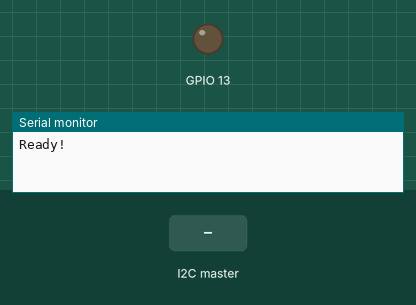
Bench run of a program on a simulated ESP8266 (NodeMCU). On the bench: output pins drawn as LEDs (lit = HIGH), the last lines printed to the serial monitor. Inputs (shaded band) come from the test bench.

Above: at 1.2 s.
1.3 s: the I2C master sends the byte 1
At 2.7 s:
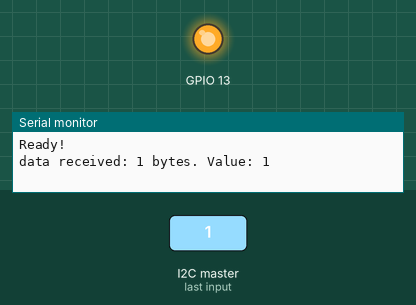
Timing chart, 0 to 4.3 s (numbered marks = the images above; inputs shaded):
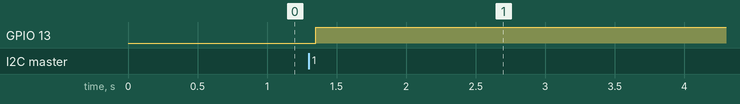

The program:

main.cpp
```cpp
#include <Arduino.h>
#include <Wire.h>
// Define SENSOR_PIN based on which platform we're building for
#ifdef ARDUINO_AVR_UNO
    #define SENSOR_PIN PIN_A0
#endif

#ifdef ARDUINO_ESP8266_NODEMCU
    #define SENSOR_PIN 2
#endif

#ifdef ARDUINO_AVR_NANO
    #define SENSOR_PIN A0
#endif

#define SLAVE_ADDRESS 0x04
int number = 0;
int state = 0;

void receiveData(int byteCount);
void sendData();
int readSensor();

void setup() {
    // Setup the analog pin connected to the sensor for input
    pinMode(SENSOR_PIN, INPUT);
    pinMode(13, OUTPUT);
    Serial.begin(9600); // start serial for output
// initialize i2c as slave
    Wire.begin(SLAVE_ADDRESS);

// define callbacks for i2c communication
    Wire.onReceive(receiveData);
    Wire.onRequest(sendData);

    Serial.println("Ready!");
}

void loop() {
}

// callback for received data
void receiveData(int byteCount) {

    while(Wire.available()) {
        number = Wire.read();
        Serial.print("data received: ");
        Serial.print(byteCount);
        Serial.print( " bytes. Value: ");
        Serial.println(number);

        if (number == 1){

            if (state == 0){
                digitalWrite(13, HIGH); // set the LED on
                state = 1;
            }
            else{
                digitalWrite(13, LOW); // set the LED off
                state = 0;
            }
        }
    }
}

// callback for sending data
void sendData(){
    int number = readSensor();
    Serial.print("Sending ");
    Serial.println(number);
    Wire.write(number);
}

int readSensor(){
    return analogRead(SENSOR_PIN);
}
```

Measured:
- after the input at 1.3 s, GPIO 13: LOW → HIGH after 0.05 s
